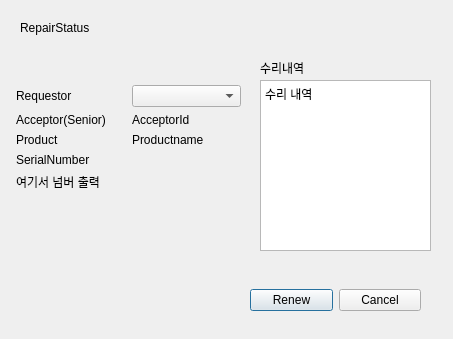
<?xml version="1.0" encoding="UTF-8"?>
<ui version="4.0">
 <class>Dialog</class>
 <widget class="QDialog" name="Dialog">
  <property name="geometry">
   <rect>
    <x>0</x>
    <y>0</y>
    <width>453</width>
    <height>339</height>
   </rect>
  </property>
  <property name="windowTitle">
   <string>Dialog</string>
  </property>
  <widget class="QLabel" name="label_head_RepairStatus">
   <property name="geometry">
    <rect>
     <x>20</x>
     <y>20</y>
     <width>81</width>
     <height>16</height>
    </rect>
   </property>
   <property name="text">
    <string>RepairStatus</string>
   </property>
  </widget>
  <widget class="QTextEdit" name="textEdit_Write">
   <property name="geometry">
    <rect>
     <x>260</x>
     <y>80</y>
     <width>171</width>
     <height>171</height>
    </rect>
   </property>
   <property name="html">
    <string>&lt;!DOCTYPE HTML PUBLIC &quot;-//W3C//DTD HTML 4.0//EN&quot; &quot;http://www.w3.org/TR/REC-html40/strict.dtd&quot;&gt;
&lt;html&gt;&lt;head&gt;&lt;meta name=&quot;qrichtext&quot; content=&quot;1&quot; /&gt;&lt;style type=&quot;text/css&quot;&gt;
p, li { white-space: pre-wrap; }
&lt;/style&gt;&lt;/head&gt;&lt;body style=&quot; font-family:'Gulim'; font-size:9pt; font-weight:400; font-style:normal;&quot;&gt;
&lt;p style=&quot; margin-top:0px; margin-bottom:0px; margin-left:0px; margin-right:0px; -qt-block-indent:0; text-indent:0px;&quot;&gt;수리 내역&lt;/p&gt;
&lt;p style=&quot;-qt-paragraph-type:empty; margin-top:0px; margin-bottom:0px; margin-left:0px; margin-right:0px; -qt-block-indent:0; text-indent:0px;&quot;&gt;&lt;br /&gt;&lt;/p&gt;&lt;/body&gt;&lt;/html&gt;</string>
   </property>
  </widget>
  <widget class="QLabel" name="label_RepairStatus">
   <property name="geometry">
    <rect>
     <x>260</x>
     <y>60</y>
     <width>81</width>
     <height>16</height>
    </rect>
   </property>
   <property name="text">
    <string>수리내역</string>
   </property>
  </widget>
  <widget class="QWidget" name="horizontalLayoutWidget">
   <property name="geometry">
    <rect>
     <x>250</x>
     <y>280</y>
     <width>171</width>
     <height>41</height>
    </rect>
   </property>
   <layout class="QHBoxLayout" name="horizontalLayout">
    <item>
     <widget class="QPushButton" name="btn_Renew">
      <property name="text">
       <string>Renew</string>
      </property>
     </widget>
    </item>
    <item>
     <widget class="QPushButton" name="pushButton">
      <property name="text">
       <string>Cancel</string>
      </property>
     </widget>
    </item>
   </layout>
  </widget>
  <widget class="QWidget" name="formLayoutWidget">
   <property name="geometry">
    <rect>
     <x>10</x>
     <y>85</y>
     <width>231</width>
     <height>122</height>
    </rect>
   </property>
   <layout class="QFormLayout" name="formLayout">
    <item row="0" column="0">
     <layout class="QVBoxLayout" name="verticalLayout"/>
    </item>
    <item row="1" column="1">
     <widget class="QLabel" name="label_Serial">
      <property name="text">
       <string>SerialNumber</string>
      </property>
     </widget>
    </item>
    <item row="0" column="1">
     <layout class="QGridLayout" name="gridLayout_2">
      <item row="2" column="0">
       <widget class="QLabel" name="label_Requestor">
        <property name="text">
         <string>Requestor</string>
        </property>
       </widget>
      </item>
      <item row="5" column="0">
       <widget class="QLabel" name="label_Product">
        <property name="text">
         <string>Product</string>
        </property>
       </widget>
      </item>
      <item row="4" column="1">
       <widget class="QLabel" name="label_AcceptorId">
        <property name="text">
         <string>AcceptorId</string>
        </property>
       </widget>
      </item>
      <item row="2" column="1">
       <widget class="QComboBox" name="select_RequstorId"/>
      </item>
      <item row="4" column="0">
       <widget class="QLabel" name="label_Acceptor">
        <property name="text">
         <string>Acceptor(Senior)</string>
        </property>
       </widget>
      </item>
      <item row="5" column="1">
       <widget class="QLabel" name="label_Productname">
        <property name="text">
         <string>Productname</string>
        </property>
       </widget>
      </item>
     </layout>
    </item>
    <item row="2" column="1">
     <widget class="QLabel" name="label_Serialnumber">
      <property name="text">
       <string>여기서 넘버 출력</string>
      </property>
     </widget>
    </item>
   </layout>
  </widget>
 </widget>
 <resources/>
 <connections/>
</ui>
